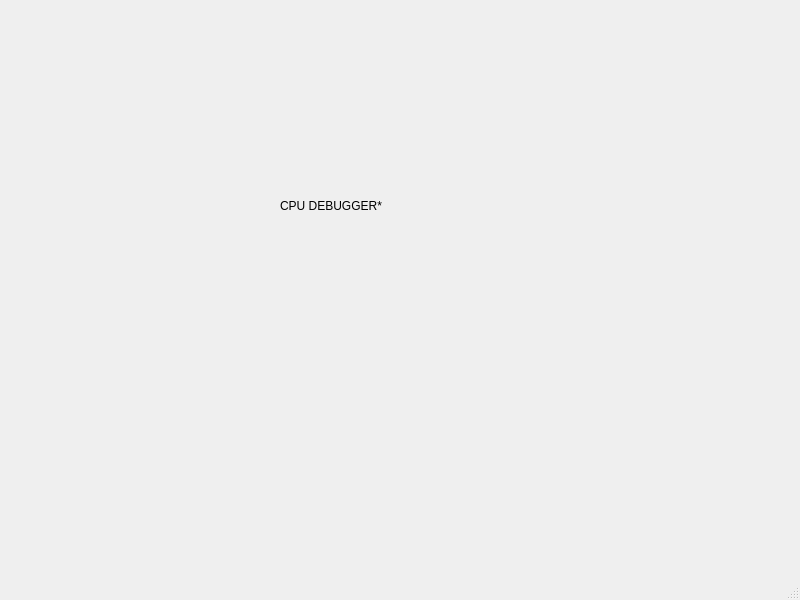
<?xml version="1.0" encoding="UTF-8"?>
<ui version="4.0">
 <class>MainWindow</class>
 <widget class="QMainWindow" name="MainWindow">
  <property name="geometry">
   <rect>
    <x>0</x>
    <y>0</y>
    <width>800</width>
    <height>600</height>
   </rect>
  </property>
  <property name="windowTitle">
   <string>MainWindow</string>
  </property>
  <widget class="QWidget" name="centralwidget">
   <widget class="QLabel" name="label">
    <property name="geometry">
     <rect>
      <x>280</x>
      <y>120</y>
      <width>231</width>
      <height>171</height>
     </rect>
    </property>
    <property name="text">
     <string>CPU DEBUGGER*</string>
    </property>
   </widget>
  </widget>
  <widget class="QMenuBar" name="menubar">
   <property name="geometry">
    <rect>
     <x>0</x>
     <y>0</y>
     <width>800</width>
     <height>28</height>
    </rect>
   </property>
  </widget>
  <widget class="QStatusBar" name="statusbar"/>
 </widget>
 <resources/>
 <connections/>
</ui>
